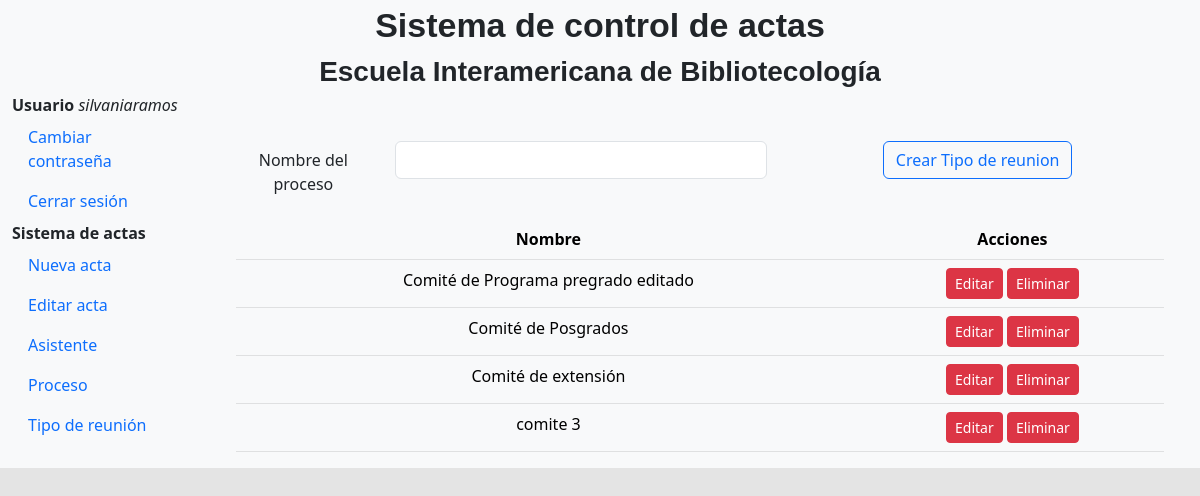
Before: /app_registro/RegistroTipodeReunion/ (signed in) with the older database file.
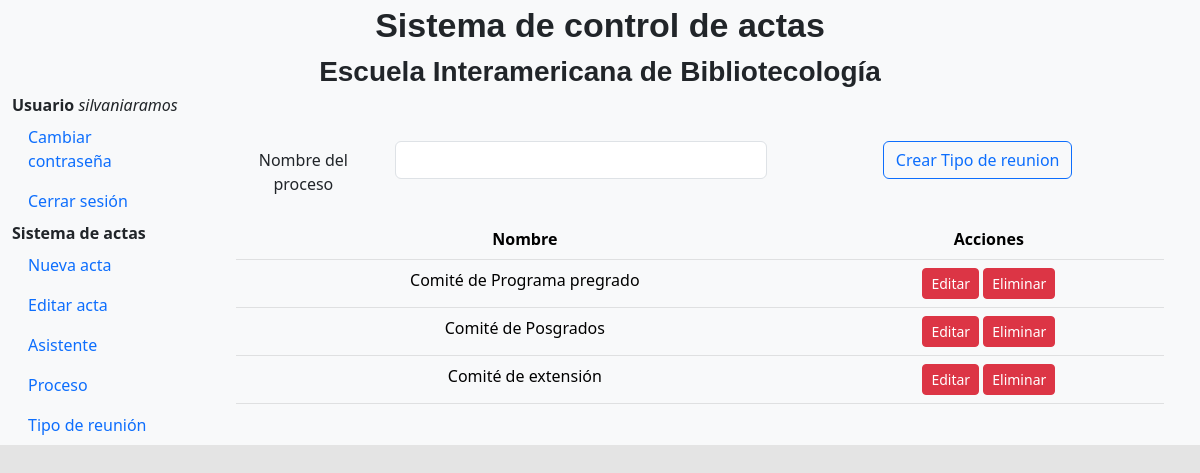
After: the same page with the newer database file.
### app_registro/models.py (models this page shows, shortened)
class Typemeet(models.Model):
    name = models.CharField(max_length=200)

### app_registro/views.py (the view)
# urls.py: path('RegistroTipodeReunion/', views.RegisterTypemeet, name='RegisterTypemeet'),
@login_required
def RegisterTypemeet(request):
    if request.method == 'POST':
        form = TypeMeetForm(request.POST)
        if form.is_valid():
            typemeet = form.save()
    form = TypeMeetForm()
    typemeets = Typemeet.objects.all()
    context = {
        'form': form ,
        'typemeets' : typemeets}
    return render(request, 'app_registro/tipodereunion.html', context)

### app_registro/forms.py
class TypeMeetForm(forms.ModelForm):
    class Meta:
        model = Typemeet
        fields = "__all__"

### Templates/app_registro/tipodereunion.html (shortened to what this page needs)
{% extends 'base.html' %}
{% block content %}
{% load crispy_forms_tags %}
<main class="col-md-9 ms-sm-auto col-lg-10 px-md-4">
<div class="container mt-5">
  <div class="row justify-content-center align-items-center">
      <div class="text-center">
          <form method="post" >
              <div  class="mb-3 row">
                <label class="col-sm-2 col-form-label">Nombre del proceso</label>
                <div class="col-sm-5">
                  <input class="form-control" name="name" id="nem" rows="1" > </textarea>
                </div>
                <div class="col-sm-5">
                <button type="submit" class="btn btn-outline-primary">Crear Tipo de reunion</button>
                </div>
            </div>
             <table class="table table-light text-center">
                <thead>
                  <tr>
                    <th>Nombre</th>
                    <th>Acciones</th>
                  </tr>
                </thead>
                <tbody>
                  {% for data in typemeets %}
                    <tr>
                      <td>{{ data.name }}</td>
                      <td>
                        <a href="{% url 'EditarTipoReunion' data.id %}" class="btn btn-danger btn-sm">Editar</a>
                        <a href="{% url 'eliminar_tipo_reunion' data.id %}" class="btn btn-danger btn-sm delete-typemeet" data-typemeet-id="{{ data.id }}">Eliminar</a>
                      </td>
                    </tr>
                  {% empty %}
                    <tr>
                      <td colspan="5">No se encontraron tipos de reunion.</td>
                    </tr>
                  {% endfor %}
                </tbody>
              </table>
          </form>
        </main>
      </div>
  </div>
{% endblock %}

Changed rows visible on the page:
removed Typemeet: name "comite 3"
changed Typemeet: name "Comité de Programa pregrado editado" → "Comité de Programa pregrado"
